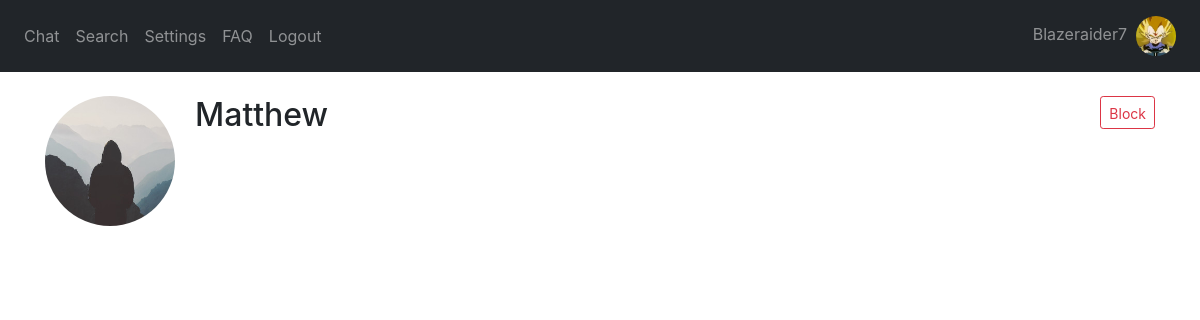
/profile/Matthew (signed in), run on the app's committed database.
### website/models.py (models this page shows)
class User(db.Model, UserMixin):
    username = db.Column(db.String(150), unique=True)
    password = db.Column(db.String(150))
    answer = db.Column(db.String(150)) # security word
    question = db.Column(db.String(150)) # security question
    text_color = db.Column(db.String(20), default='Black') # message text color
    text_size = db.Column(db.String(20), default='Medium') # message text size
    background = db.Column(db.String(20), default='White') # background color
    status = db.Column(db.String(150))
    messages = db.relationship('Message')
    friends_list = db.relationship('Friend')
    block_list = db.relationship('Block')
    request_list = db.relationship('Request')
    id = db.Column(db.Integer, primary_key=True)
    groups = db.relationship('Group', secondary=user_groups, backref=db.backref('members', lazy='dynamic'))
    image_file = db.Column(db.String(20), nullable=False, default='default.jpg')

### website/views.py (the view, shortened to what this page needs)
@views.route('/profile/<string:username>', methods = ['GET', 'POST'])
@login_required
def other_profile(username):
    user = User.query.filter(User.username == username).first_or_404()  #get user data
    if user:
        image_file = url_for('static', filename = 'profile_pics/' + user.image_file)
        return render_template('other_profile.html', Friend = Friend, user = user, image_file = image_file,
            current_user = current_user, and_ = and_ , Block = Block, Request = Request)

### website/__init__.py (called while the page is built)
def create_app():
    app = Flask(__name__)
    app.config['SECRET_KEY'] = 'wadkjwlajda'
    app.config['SQLALCHEMY_DATABASE_URI'] = f'sqlite:///{DB_NAME}'
    db.init_app(app)
    from .views import views
    from .auth import auth
    from .group_views import group_views
    app.register_blueprint(views, url_prefix='/')
    app.register_blueprint(auth, url_prefix='/')
    app.register_blueprint(group_views, url_prefix='/')
    from .models import User, Message
    create_database(app)
    login_manager = LoginManager()
    login_manager.login_view = 'auth.login'
    login_manager.init_app(app)
    @login_manager.user_loader
    def load_user(id):
        return User.query.get(int(id))
    return app

### website/templates/other_profile.html (shortened to what this page needs)
{% extends "base.html" %}
{% block content %}
<div class="content-section">
  <div class="media">
    <img id=profilepic style="width:130px" class="rounded-circle account-img" src="{{ image_file }}">
    <div style="padding-left: 20px" class="media-body">
      <h2 class="account-heading">{{ user.username }}</h2>
    </div>
    {% if not Block.query.filter(and_(Block.user_id == current_user.id, Block.blocked_id == user.id)).first() %}
    <div><a style="float: right; padding-top: 6px" class="btn btn-outline-danger btn-sm" href="/add-block/{{user.id}}">Block</a></div>
    {% else %}
    <div><a style="float: right; padding-top: 6px" class="btn btn-outline-danger btn-sm" href="/remove-block-their-profile/{{user.id}}">Unblock</a></div>
    {% endif %}
  </div>
    {% endblock %}

### website/templates/base.html (shortened to what this page needs)
<!DOCTYPE html>
<html>
  <head>
    <link
      rel="stylesheet"
      href="https://stackpath.bootstrapcdn.com/bootstrap/4.4.1/css/bootstrap.min.css"
    />
    <link
      rel="stylesheet"
      href="https://stackpath.bootstrapcdn.com/font-awesome/4.7.0/css/font-awesome.min.css"
    />
  </head>
  <body>
    <nav class="navbar navbar-expand-lg navbar-dark bg-dark">
      <div class="collapse navbar-collapse" id="navbar">
        <div class="navbar-nav">
          {% if current_user.is_authenticated %}
            <a class="nav-item nav-link" id="chat" href="/">Chat</a>
            <a class="nav-item nav-link" id="search" href="/search">Search</a>
            <a class="nav-item nav-link" id="settings" href="/settings">Settings</a>
            <a class="nav-item nav-link" id="faq" href="/faq">FAQ</a>
            <a class="nav-item nav-link" id="logout" href="/logout">Logout</a>
          {% else %}
            <a class="nav-item nav-link" id="login" href="/login">Log In</a>
            <a class="nav-item nav-link" id="signUp" href="/sign-up">Sign Up</a>
            <a class="nav-item nav-link" id="faq" href="/faq">FAQ</a>
          {% endif %}
        </div>
      </div>
        <div class="navbar-nav">
          {% if current_user.is_authenticated %}
            <a class="nav-item nav-link" id="chat" href="/profile">{{current_user.username}}&nbsp;&nbsp;<img id="cornerpic" style="width: 40px;" class="rounded-circle account-img" src="{{ url_for('static', filename='profile_pics/' + current_user.image_file) }}"></a>
          {% endif %}
        </div>
    </nav>
    <br />
    <div class="container">{% block content %} {% endblock %}</div>
  </body>
</html>

### website/templates/base.html (style rules this page uses)
#cornerpic { object-fit: cover; width:40px; height:40px; }

### website/templates/other_profile.html (style rules this page uses)
.bg-dark { background-color: #212529!important; }
#profilepic { object-fit: cover; width:130px; height:130px; }

### data on the page
User: username "Blazeraider7", image_file (picture)
User: username "Matthew"
